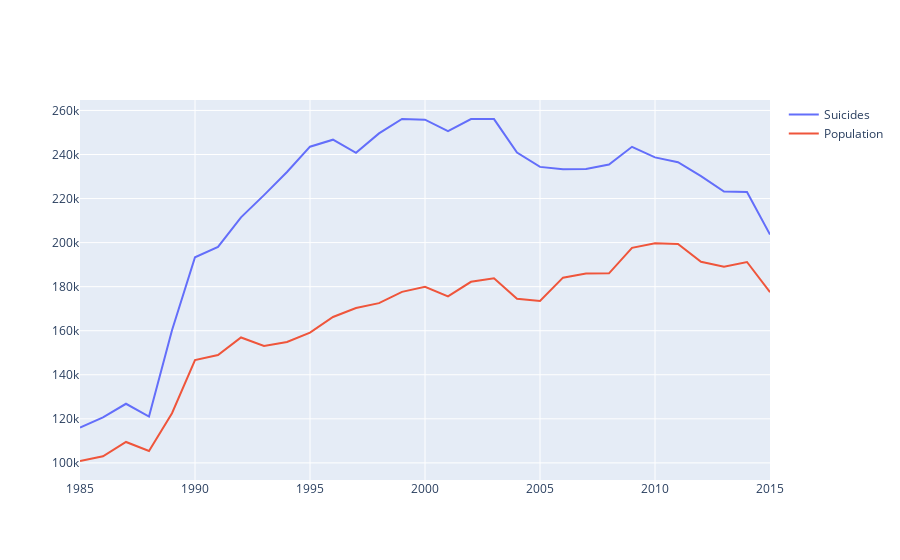

The notebook cell saved with this chart:
### Code cell
import plotly.graph_objects as go
fig = go.Figure()

# add summed suicides
fig.add_trace(go.Scatter(x = yearly.index.values, y = yearly['suicides_no'], mode = 'lines', name = 'Suicides'))
fig.add_trace(go.Scatter(x = yearly.index.values, y = yearly['population'] / 10000, mode = 'lines', name = 'Population'))

fig.show()
